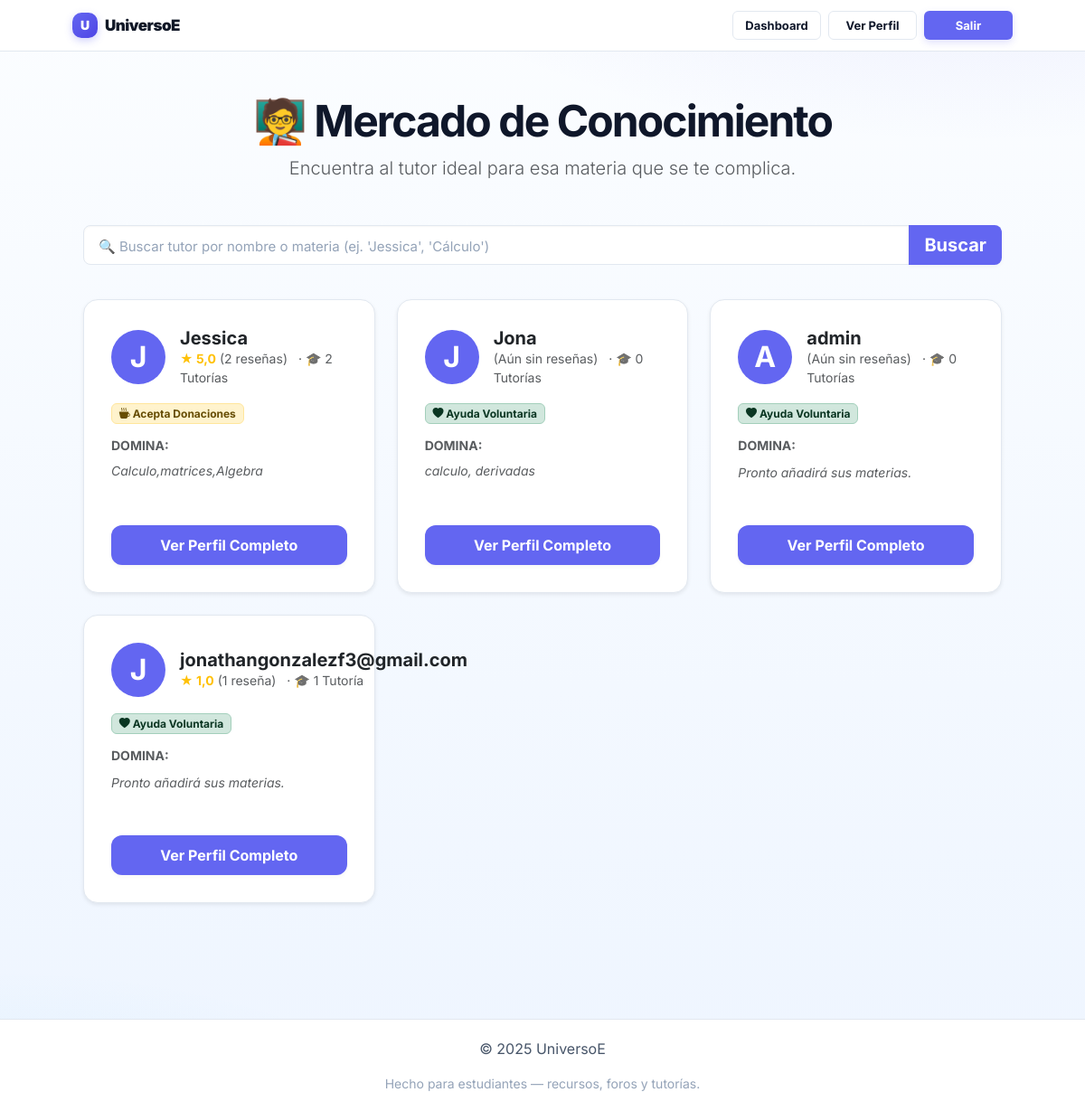
The page /tutors/ (signed in) on the database its author committed.
### core/models.py (models this page shows, shortened)
class TutorProfile(models.Model):
    TIPO_VOLUNTARIO = 'voluntario'
    TIPO_DONACION = 'donacion'
    TIPO_PRIVADO = 'privado'
    TIPO_TUTOR_CHOICES = [
        (TIPO_VOLUNTARIO, 'Ayuda Voluntaria (Gratis)'),
        (TIPO_DONACION, 'A base de Donaciones (Invítame un café ☕)'),
        (TIPO_PRIVADO, 'Tarifa Privada (Arreglo por interno)'),
    ]
    user = models.OneToOneField(User, on_delete=models.CASCADE, related_name='tutor_profile')
    bio = models.TextField(blank=True, help_text="Una breve descripción sobre ti, tu experiencia y cómo puedes ayudar.")
    materias = models.CharField(
        max_length=255,
        blank=True,
        help_text="Escribe tus habilidades o materias separadas por comas."
    )
    coffee_link = models.URLField(
        max_length=255,
        blank=True,
        null=True,
        help_text="Enlace a MercadoPago, Ko-fi, etc. para 'Invítale un café'"
    )
    tipo_tutor = models.CharField(
        max_length=20,
        choices=TIPO_TUTOR_CHOICES,
        default=TIPO_VOLUNTARIO,
        help_text="Define cómo ofreces tus tutorías."
    )
    verificado = models.BooleanField(default=False)
    activo = models.BooleanField(default=True)
    creado_en = models.DateTimeField(auto_now_add=True)
    actualizado_en = models.DateTimeField(auto_now=True)
    class Meta:
        ordering = ['user__username']

### core/views.py (the view)
# urls.py: path("tutors/", views.tutor_list, name="tutor_list"),
@login_required
def tutor_list(request):
    search_query = request.GET.get('q', '')
    tutors = TutorProfile.objects.filter(activo=True).select_related('user').annotate(
        average_rating=Avg('reviews__rating'),
        review_count=Count('reviews'),
        completed_tutorias=Count(
            'user__received_tutoring_requests',
            filter=Q(user__received_tutoring_requests__status='completed')
        )
    )
    if search_query:
        tutors = tutors.filter(
            Q(user__username__icontains=search_query) |
            Q(materias__icontains=search_query)
        ).distinct()
    tutors = tutors.order_by('-verificado', 'user__username')
    context = {
        'tutors': tutors,
        'search_query': search_query
    }
    return render(request, 'tutors/list.html', context)

### templates/tutors/list.html (shortened to what this page needs)
{% extends 'base.html' %}
{% load static %}
{% block content %}
<div class="container my-5">
    <div class="text-center mb-5">
        <h1 class="fw-bold display-5">🧑‍🏫 Mercado de Conocimiento</h1>
        <p class="lead text-muted">Encuentra al tutor ideal para esa materia que se te complica.</p>
    </div>
    <form method="GET" class="mb-4">
        <div class="row">
            <div class="col-12">
                <div class="input-group input-group-lg">
                    <input
                        type="search"
                        class="form-control"
                        placeholder="🔍 Buscar tutor por nombre o materia (ej. 'Jessica', 'Cálculo')"
                        name="q"
                        value="{{ search_query|default:'' }}"
                    >
                    <button class="btn btn-primary" type="submit">Buscar</button>
                </div>
            </div>
        </div>
    </form>
    <div class="row g-4">
        {% for profile in tutors %}
            <div class="col-md-6 col-lg-4">
                <div class="card h-100 shadow-sm">
                    <div class="card-body d-flex flex-column text-start">
                        <div class="d-flex align-items-center mb-3">
                            <div style="width: 60px; height: 60px; background-color: #6366f1; color: white; border-radius: 50%; display: grid; place-items: center; font-size: 2rem; font-weight: bold; margin-right: 1rem; flex-shrink: 0;">
                                {{ profile.user.username|first|upper }}
                            </div>
                            <div>
                                <h5 class="card-title fw-bold mb-0">
                                    {{ profile.user.username }}
                                </h5>
                                <div class="small text-muted" style="min-height: 20px;">
                                    {% if profile.review_count > 0 %}
                                        <span class="fw-bold text-warning">★ {{ profile.average_rating|floatformat:1 }}</span>
                                        <span>({{ profile.review_count }} reseña{{ profile.review_count|pluralize:"s" }})</span>
                                    {% else %}
                                        <span>(Aún sin reseñas)</span>
                                    {% endif %}
                                    <span class="ms-2">
                                        · 🎓 {{ profile.completed_tutorias }} Tutoría{{ profile.completed_tutorias|pluralize:"s" }}
                                    </span>
                                </div>
                                </div>
                        </div>
                        <div class="mb-3">
                            {% if profile.tipo_tutor == 'voluntario' %}
                                <span class="badge bg-success-subtle text-success-emphasis border border-success-subtle">
                                    <i class="bi bi-heart-fill"></i> Ayuda Voluntaria
                                </span>
                            {% elif profile.tipo_tutor == 'donacion' %}
                                <span class="badge bg-warning-subtle text-warning-emphasis border border-warning-subtle">
                                    <i class="bi bi-cup-hot-fill"></i> Acepta Donaciones
                                </span>
                            {% elif profile.tipo_tutor == 'privado' %}
                                <span class="badge bg-info-subtle text-info-emphasis border border-info-subtle">
                                    <i class="bi bi-cash"></i> Tarifa Privada
                                </span>
                            {% endif %}
                        </div>
                        <div class="mb-3" style="min-height: 80px;">
                            <h6 class="text-muted small fw-bold">DOMINA:</h6>
                            {% if profile.materias %}
                                <p class="small text-muted fst-italic">
                                    {{ profile.materias|truncatewords:10 }}
                                </p>
                            {% else %}
                                <span class="small text-muted fst-italic">Pronto añadirá sus materias.</span>
                            {% endif %}
                        </div>
                        <div class="mt-auto text-center">
                            <a href="{% url 'tutor_detail' profile.user.username %}" class="btn btn-primary w-100">Ver Perfil Completo</a>
                        </div>
                    </div>
                </div>
            </div>
        {% endfor %}
    </div>
</div>
{% endblock %}

### static/styles.css (style rules this page uses)
:root { --bg-0: #fbfdff; --bg-1: #eef5ff; --surface: #ffffff; --ink: #0f172a; --muted: #64748b; --brand: #111827; --accent: #6366f1; --accent-700: #4f46e5; --accent-50: #eef2ff; --success: #10b981; --danger: #ef4444; --border: #e2e8f0; --radius-lg: 16px; --radius-md: 10px; --radius-sm: 6px; --shadow-sm: 0 2px 4px rgba(15,23,42,.04); --shadow-md: 0 8px 24px rgba(15,23,42,.08); --shadow-lg: 0 20px 50px rgba(15,23,42,.15); --content-max: 1080px; --gutter: 20px; }
*, *::before, *::after { box-sizing: border-box; }
html,body { height: 100%; }
body { margin: 0; color: var(--ink); background: radial-gradient(1000px 400px at 90% -10%, rgba(99,102,241,.12), transparent 70%), radial-gradient(800px 400px at 0% 110%, rgba(14,165,233,.10), transparent 70%), linear-gradient(180deg, var(--bg-0), var(--bg-1)); font-family: Inter, system-ui, -apple-system, Segoe UI, Roboto, Arial, sans-serif; line-height: 1.5; -webkit-font-smoothing: antialiased; -moz-osx-font-smoothing: grayscale; }
a { color: var(--accent); text-decoration: none; }
h1,h2,h3 { margin: 0 0 8px; line-height: 1.2; }
h1 { font-weight: 900; letter-spacing: -0.04em; }
p { margin: 0 0 16px; }
.btn { --btn-h: 44px; display: inline-flex; align-items: center; justify-content: center; height: var(--btn-h); padding: 0 16px; border-radius: 12px; border: 1px solid transparent; font-weight: 700; letter-spacing: 0; text-decoration: none; transition: all 0.2s ease; box-shadow: var(--shadow-sm); cursor: pointer; }
.btn-primary { background: var(--accent); color: #fff; }
.form-control { display: block; width: 100%; height: 44px; padding: 10px 14px; border-radius: 12px; border: 1px solid var(--border); background: #fff; color: var(--ink); box-shadow: inset 0 1px 2px rgba(0,0,0,.04); transition: border-color 0.2s ease, box-shadow 0.2s ease; font-size: 16px; }
.form-control::placeholder { color: #94a3b8; font-size: 15px; }
:root { --nav-item-h: 32px; --nav-pad-x: 12px; --nav-radius: 6px; }
.input-group { position: relative; margin-bottom: 14px; }
.card { background: #fff; border: 1px solid var(--border); border-radius: 16px; box-shadow: var(--shadow-sm); padding: 14px; }
.form-control { display: block; width: 100%; height: 44px; padding: 10px 14px; border-radius: 12px; border: 1px solid var(--border); background: #fff; color: var(--ink); transition: border-color .2s ease, box-shadow .2s ease; }

### rows shown on the page
TutorProfile: user.username|first "J", user.username "Jessica", average_rating "5,0", review_count "2", completed_tutorias "2", tipo_tutor "donacion" (drawn), materias "Calculo,matrices,Algebra"
TutorProfile: user.username|first "J", user.username "Jona", shows "(Aún sin reseñas)", completed_tutorias "0", tipo_tutor "voluntario" (drawn), materias "calculo, derivadas"
TutorProfile: user.username|first "A", user.username "admin", shows "(Aún sin reseñas)", completed_tutorias "0", tipo_tutor "voluntario" (drawn), materias "Pronto añadirá sus materias."
TutorProfile: user.username|first "J", user.username "jonathangonzalezf3@gmail.com", average_rating "1,0", review_count "1", completed_tutorias "1", tipo_tutor "voluntario" (drawn), materias "Pronto añadirá sus materias."
